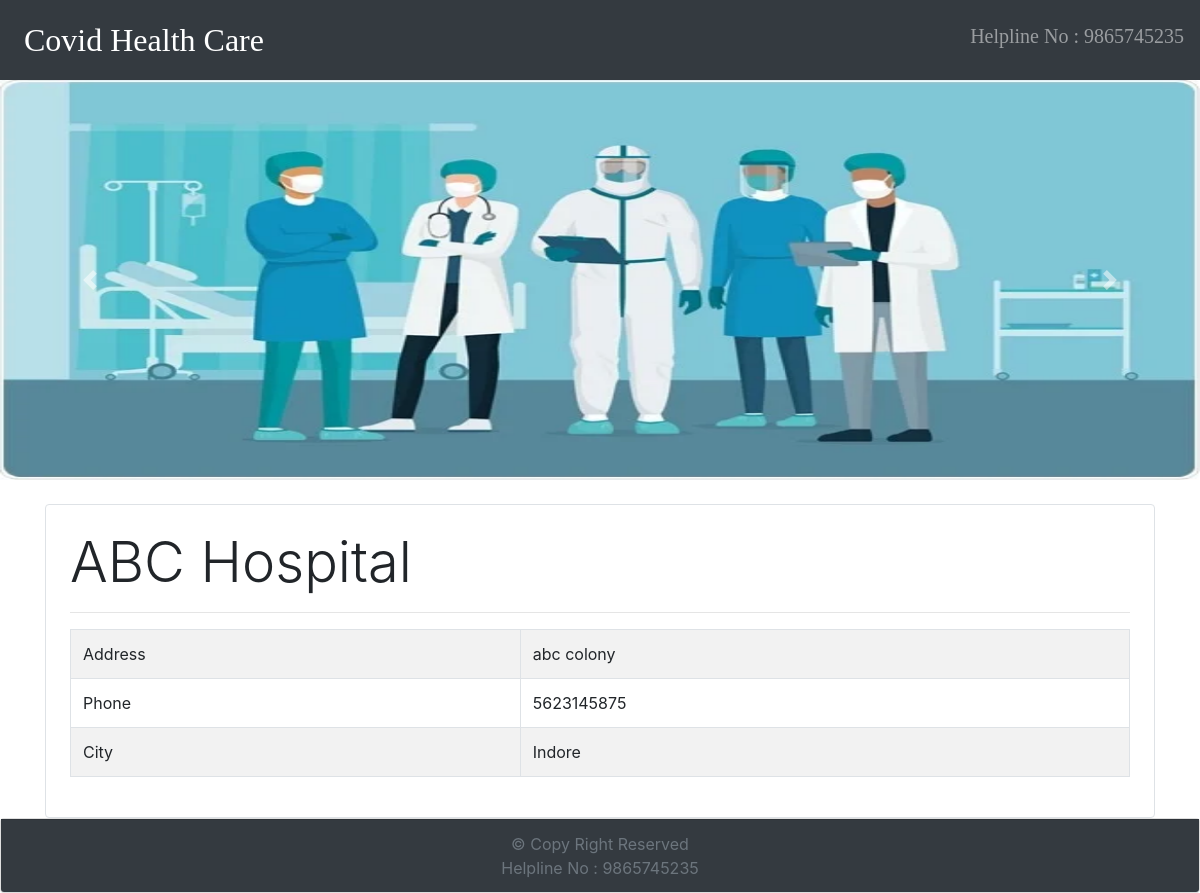
/hospital/7, run on the app's committed database.
### covidapp/models.py (models this page shows, shortened)
class Hospital(models.Model):
    name = models.CharField(max_length=50, null=False, blank=False)
    phone = models.CharField(max_length=12, null=False, blank=False)
    address = models.CharField(max_length=200, null=False, blank=False)
    city = models.ForeignKey(City, on_delete=models.CASCADE, related_name='hospitals')

class City(models.Model):
    name = models.CharField(max_length=50, null=False, blank=False)
    state = models.ForeignKey(State, on_delete=models.CASCADE, related_name='cities')
    def __str__(self):
        return self.name

### covidapp/views.py (the view)
# urls.py: path('hospital/<int:pk>', HospitalDetailView.as_view(), name='hospital_detail'),
class HospitalDetailView(generic.DetailView):
    model = Hospital

### covidapp/templates/covidapp/hospital_detail.html
{% extends 'covidapp/base.html' %}
{% block content %}
<div class="container">
    <div class="mt-4 border rounded p-4">
        <p class="display-4">{{hospital.name}}</p>
        <hr>
        <table class="table table-striped table-bordered">
            <tr>
                <td>Address</td>
                <td>{{hospital.address}}</td>
            </tr>
            <tr>
                <td>Phone</td>
                <td>{{hospital.phone}}</td>
            </tr>
            <tr>
                <td>City</td>
                <td>{{hospital.city}}</td>
            </tr>
        </table>
    </div>
</div>
{% endblock %}

### data on the page
Hospital: name "ABC Hospital", address "abc colony", phone "5623145875", city "Indore"
